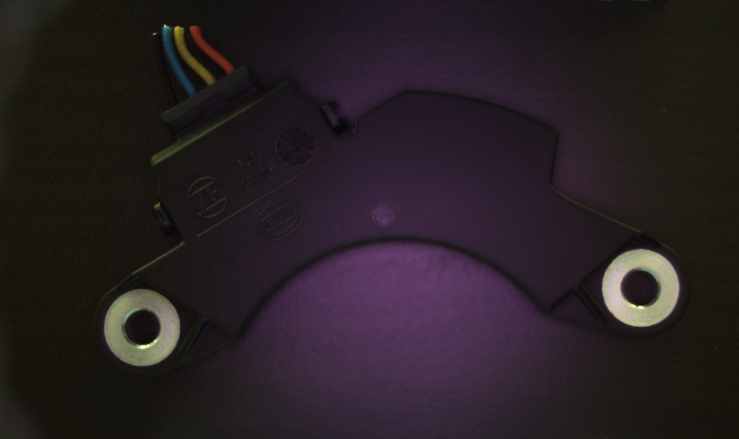
#> input picture back/product only/B0a.bmp, 1477 x 878 px, given in place of M0_L0.bmp, which was not available (shown at 1/2 size)
$ python main.py
#> lines starting #> are read from the running program, lines starting #| are printed output that depends on the picture; after the words box and inside, x2 and y2 are one past the last pixel; in counts of white or black regions, pixels touching at a corner belong together; pictures that were not available may be replaced by others from this repository, and a replacement may not be noted
### scripts/transformation.py
"""
Image Transformation for Defect Detection

This module provides functionality to transform a model image to have the same orientation and scale as an instance image
based on two distinct circles present in each image. The alignment is achieved by comparing the line formed by the centers
of the two circles. Once aligned, the difference between the two images can be used to detect defects.

Functions:
- detect_circles(img): Detects two dominant circles in the input image using Hough transform and returns their centers.
- compute_transformation(circles_A, circles_B): Computes the scale, rotation, and translation needed to align two sets
  of circle centers.
- apply_transformation(image, scale, rotation, translation, rotation_center): Applies the computed transformation to the
  input image.
- get_transformed_img1(img1, img2): Transforms the first image based on the orientation and scale of the second image using
  the detected circles.
- get_transformed_bw_img(bw_image, scale, rotation, translation, rotation_center): Applies a computed transformation to a
  black and white image.

Usage:
Run the module to transform and display the images using the main function. Paths to the images are hardcoded in the main
function and need to be changed as per the dataset location.

Note:
Ensure OpenCV and NumPy libraries are installed for this module to function correctly.
"""


import cv2
import matplotlib.pyplot as plt
import numpy as np

def detect_circles(img):
    """
    Detect the centers of two dominant circles in the given image.

    Parameters:
        img (ndarray): Input image (3-channel).

    Returns:
        ndarray: 2x2 array containing the x, y coordinates of the two circle centers.
    """

    gray = cv2.cvtColor(img, cv2.COLOR_BGR2GRAY) #canny edge is easier with grayscale image

    img_color = img.copy() #For anotation purpose


    # Edge detection
    edges = cv2.Canny(gray, 100, 200) #Parameters are Thresholds for hysteris

    # Detect circles using Hough transform
    circles = cv2.HoughCircles(
        edges, cv2.HOUGH_GRADIENT, 1,
        minDist = 900, param1=50, param2=20,
        minRadius= 35, maxRadius=90
        )

    if circles is None:
        return None

    else:
        circles = np.uint16(np.around(circles))[0]
        i = 1
        for circle in circles:
            x,y,r = circle
            cv2.circle(img_color, center=(x,y), radius= r, color = (0,255,0),thickness = 5)
            print("Circle No.", i,"Coordinate : ", (x,y), "Radius: ", r)
            i+=1

        # [4 lines of commented-out code are left out]


    return circles[:,:2]

def compute_transformation(circles_A, circles_B):
    """
    Compute the transformation (scale, rotation, translation) needed to align the centers of two sets of circles.

    Parameters:
        circles_A (ndarray): 2x2 array of circle centers from the first image.
        circles_B (ndarray): 2x2 array of circle centers from the second image.

    Returns:
        tuple: Scale factor, rotation angle (in radians), and translation vector (dx, dy).
    """

    # Extracting circle centers
    c1_A, c2_A = circles_A
    c1_B, c2_B = circles_B

    # Sorting circles to make sure we are comparing the correct circles
    c1_A, c2_A = sorted(circles_A, key=lambda x: x[0])
    c1_B, c2_B = sorted(circles_B, key=lambda x: x[0])

    # Computing the distance between circles
    dist_A = np.linalg.norm(np.array(c1_A, dtype=np.float64) - np.array(c2_A, dtype=np.float64))
    dist_B = np.linalg.norm(np.array(c1_B, dtype=np.float64) - np.array(c2_B, dtype=np.float64))

    # Scale
    scale = dist_B / dist_A

    # Compute rotation angle
    dA = np.array(c2_A, dtype=np.float64) - np.array(c1_A, dtype=np.float64)
    dB = np.array(c2_B, dtype=np.float64) - np.array(c1_B, dtype=np.float64)
    angle_A = np.arctan2(dA[1], dA[0])
    angle_B = np.arctan2(dB[1], dB[0])
    rotation =  angle_A - angle_B


    # Compute translation
    translation = (c1_B[0] - c1_A[0] * scale, c1_B[1] - c1_A[1] * scale)

    return scale, rotation, translation


def apply_transformation(image, scale, rotation, translation, rotation_center):
    """
    Apply the given transformation to the input image.

    Parameters:
        image (ndarray): The image to be transformed.
        scale (float): Scaling factor.
        rotation (float): Rotation angle in radians.
        translation (tuple): Translation vector (dx, dy).
        rotation_center (tuple): Center point for rotation (x, y).

    Returns:
        ndarray: Transformed image.
    """
    # Get image shape
    rows, cols = image.shape[:2]

    # Create the scaling and rotation matrix
    M = cv2.getRotationMatrix2D(rotation_center, np.degrees(rotation), scale)

    # Add translation to the transformation matrix
    M[:, 2] += translation

    # Apply transformation
    transformed_image = cv2.warpAffine(image, M, (cols, rows))

    return transformed_image

def get_transformed_img1(img1, img2):
    """
    Transform the first image to have the same orientation and scale as the second image.

    The transformation is computed based on two circles detected in each image.

    Parameters:
        img1 (ndarray): The reference image to be transformed.
        img2 (ndarray): The target image that provides the desired orientation and scale.

    Returns:
        ndarray: Transformed version of img1.
    """
    circles_1 = detect_circles(img1) #(x,y) of two circles in the image
    circles_2 = detect_circles(img2)
    scale, rotation, translation = compute_transformation(circles_1, circles_2)
    transformed_image = apply_transformation(img1, scale, rotation, translation, circles_1[0])  # using the first circle as the rotation center
    return transformed_image

# [29 lines left out: functions get_transformed_bw_img, main, not called in this run]


# [2 lines that do not run on import are left out]

### scripts/pre_process.py
import cv2
import numpy as np
import matplotlib.pyplot as plt

def pre_process(img, side = 0):
    """
    Process an input image and filter specific HSV values to create a binary mask.

    The function converts the input image to the HSV color space and then applies
    a binary mask based on specified HSV values. Morphological opening is then
    applied to the mask to remove small noise.

    Parameters:
    - img (numpy.ndarray): The input image in BGR format.
    - side (int, optional): Determines the range of HSV values to filter.
        0: front side
        1: back side


    Returns:
    - mask (numpy.ndarray): A binary mask highlighting regions in the input image
        that fall within the specified HSV range after morphological opening.
    """

    hsv_img = cv2.cvtColor(img, cv2.COLOR_BGR2HSV)
    if side == 0:
        #Lower and upper range of HSV values to filter
        lower_blue = np.array([67, 0, 90])
        upper_blue = np.array([119, 255, 255])
    else:
        #Lower and upper range of HSV values to filter
        lower_blue = np.array([ 89,   0, 113])
        upper_blue = np.array([123, 255, 255])

    kernel = np.ones((2,2),np.uint8)  # 2x2 kernel for opening, you can adjust this size if needed

    mask = cv2.inRange(hsv_img, lower_blue, upper_blue)
    mask = cv2.morphologyEx(mask, cv2.MORPH_OPEN, kernel)

    return mask


# [6 lines left out: function main, not called in this run]

# [2 lines that do not run on import are left out]

### scripts/main.py
import cv2
import numpy as np
from transformation import get_transformed_img1, compute_transformation, detect_circles, get_transformed_bw_img
from pre_process import pre_process


def display_defects(img_test, img_model, img_test_original, overfill_threshold=100, underfill_threshold=1000):
    """
    Detect and display defects in the test image compared to the model image.

    Parameters:
    - img_test: Binary test image.
    - img_model: Binary model image.
    - img_test_original: Original RGB image for overlay.
    - overfill_threshold: Threshold for overfill defect classification.
    - underfill_threshold: Threshold for underfill defect classification.

    Returns:
    - overlay_image: Image with defects highlighted.
    - defect: String describing detected defect type.
    """
    # Ensure images are the same size
    if img_test.shape != img_model.shape:
        raise ValueError("Both images must have the same shape.")

    # Handle case where values are 0 and 255
    if img_test.max() > 1 or img_model.max() > 1:
        img_test = img_test / 255
        img_model = img_model / 255

    # Detect underfill and overfill
    underfill_mask = (img_model == 1) & (img_test == 0)
    overfill_mask = (img_model == 0) & (img_test == 1)

    # Create an output image
    output_image = np.zeros((img_test.shape[0], img_test.shape[1], 3), dtype=np.uint8)
    # Mark underfill defects with red color
    output_image[underfill_mask] = [0, 0, 255]
    # Mark overfill defects with green color
    output_image[overfill_mask] = [0, 255, 0]

    # Apply morphological opening operation
    output_image = cv2.morphologyEx(output_image, cv2.MORPH_OPEN, np.ones((7,7),np.uint8))

    # Recalculate after morphological operation
    underfilled = (np.sum(output_image[:,:,2] == 255) > underfill_threshold)  # Red channel
    overfilled = (np.sum(output_image[:,:,1] == 255) > overfill_threshold)   # Green channel

    if overfilled and underfilled:
        defect = "Defect type: Overfilled + Underfilled"
    elif overfilled and not underfilled:
        defect = "Defect type: Overfilled"
    elif not overfilled and underfilled:
        defect = "Defect type: Underfilled"
    else:
        defect = "No Defect!"

    # Overlay the defect display on the RGB test image
    overlay_image = cv2.addWeighted(img_test_original, 0.4, output_image, 0.7, 0)
    M = np.ones(overlay_image.shape, dtype="uint8") * 200  # 200 is the value to add; adjust as needed
    brightened_img = cv2.add(overlay_image, M)

    return overlay_image, defect


def main():
    e1 = cv2.getTickCount()

    img_model = cv2.imread('front/product_only/M0_L0.bmp')
#> img_model is the input picture: shape (878, 1477, 3); mean B, G, R 35.5, 31.3, 39.5

    ###
    cv2.imshow("Raw Model", img_model)
    cv2.waitKey(0)
    cv2.destroyAllWindows()
    ###
    img_test_folders = [
        'front/product_only/M-1_L-1.bmp','front/product_only/M-1_L0.bmp',
        'front/product_only/M0_L1.bmp','front/product_only/M1_L0.bmp'
    ]

    for i in range(len(img_test_folders)):
        img_test = cv2.imread(img_test_folders[i])
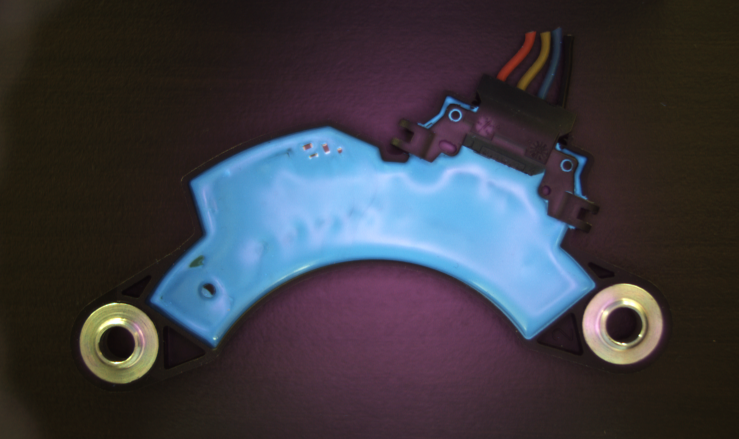
#> input picture front/product_only/M-1_L-1.bmp, 1477 x 878 px, found by its file name (shown at 1/2 size)
#> img_test is the input picture: shape (878, 1477, 3); mean B, G, R 66.2, 58.7, 59.4

        img_model_transformed = get_transformed_img1(img_model, img_test)
#> in detect_circles, `edges = cv2.Canny(gray, 100, 200)`:
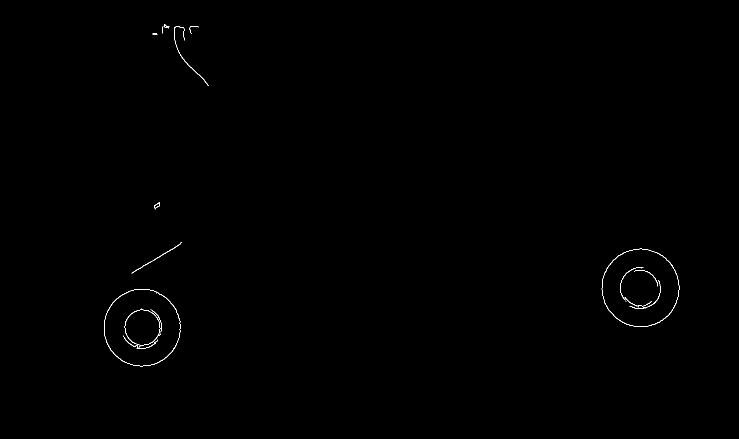
#> edges: shape (878, 1477) (shown at 1/2 size); 0.19% white in thin lines or dots, all inside (x1, y1, x2, y2) = (208, 49, 1359, 733)
#> in detect_circles, `circles = cv2.HoughCircles( edges, cv2.HOUGH_GRADIENT, 1, minDist = 90..`: circles = [[1280.5, 574.5, 77.3], [283.5, 654.5, 77.1]]
#> in detect_circles, `circles = np.uint16(np.around(circles))[0]`: circles = [[1280, 574, 77], [284, 654, 77]]
#> the loop in detect_circles, `for circle in circles:` made 2 passes
#> (x, y, r, i) on passes 1 to 2: (1280, 574, 77, 2), (284, 654, 77, 3)
#> (printed output is left out)
#> after the loop in detect_circles, `for circle in circles:`:
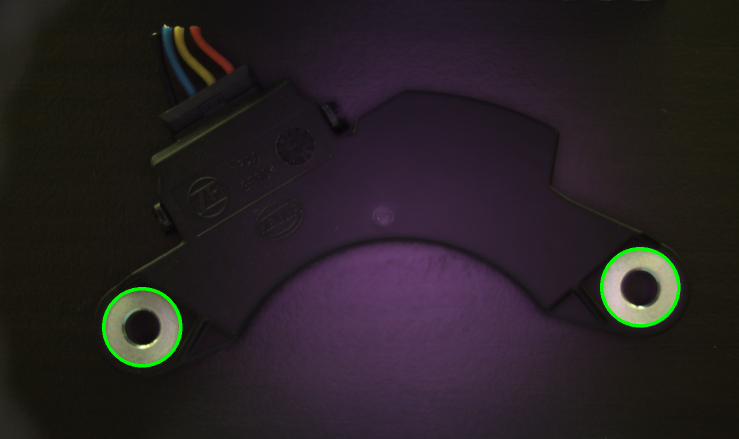
#> img_color: shape (878, 1477, 3) (shown at 1/2 size); 0.52% of pixels changed, all inside (x1, y1, x2, y2) = (204, 494, 1361, 735)
#> after the loop in detect_circles, `for circle in circles:`: i = 3
#> in get_transformed_img1, `circles_1 = detect_circles(img1)`: circles_1 = [[1280, 574], [284, 654]]
#> in detect_circles (call 2), `edges = cv2.Canny(gray, 100, 200)`:
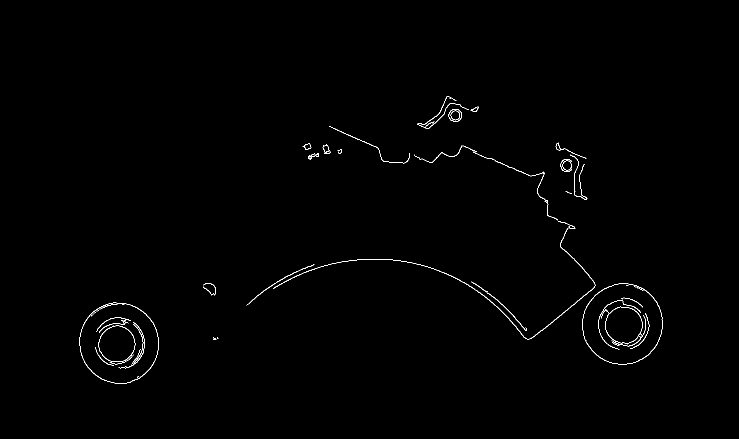
#> edges: shape (878, 1477) (shown at 1/2 size); 0.51% white in thin lines or dots, all inside (x1, y1, x2, y2) = (159, 193, 1326, 767)
#> in detect_circles (call 2), `circles = cv2.HoughCircles( edges, cv2.HOUGH_GRADIENT, 1, minDist = 90..`: circles = [[1245.5, 647.5, 79.6], [238.5, 684.5, 78.9]]
#> in detect_circles (call 2), `circles = np.uint16(np.around(circles))[0]`: circles = [[1246, 648, 80], [238, 684, 79]]
#> the loop in detect_circles (call 2), `for circle in circles:` made 2 passes
#> (x, y, r, i) on passes 1 to 2: (1246, 648, 80, 2), (238, 684, 79, 3)
#> (printed output is left out)
#> after the loop in detect_circles (call 2), `for circle in circles:`:
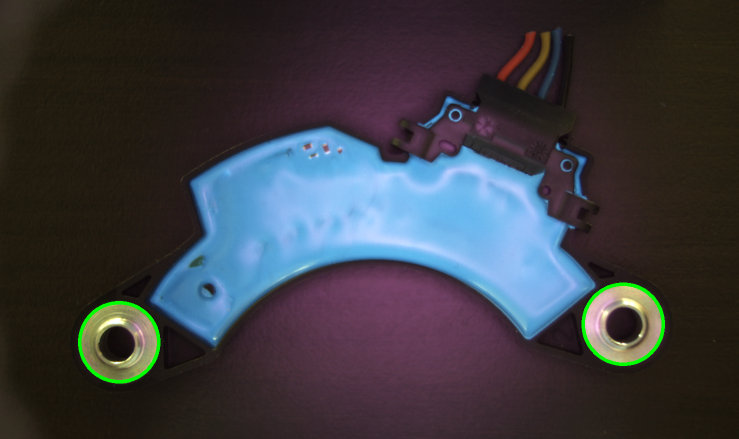
#> img_color: shape (878, 1477, 3) (shown at 1/2 size); 0.54% of pixels changed, all inside (x1, y1, x2, y2) = (156, 565, 1330, 767)
#> after the loop in detect_circles (call 2), `for circle in circles:`: i = 3
#> in get_transformed_img1, `circles_2 = detect_circles(img2)`: circles_2 = [[1246, 648], [238, 684]]
#> in compute_transformation, `c1_A, c2_A = circles_A`: c1_A = [1280, 574]; c2_A = [284, 654]
#> in compute_transformation, `c1_B, c2_B = circles_B`: c1_B = [1246, 648]; c2_B = [238, 684]
#> in compute_transformation, `c1_A, c2_A = sorted(circles_A, key=lambda x: x[0])`: c1_A = [284, 654]; c2_A = [1280, 574]
#> in compute_transformation, `c1_B, c2_B = sorted(circles_B, key=lambda x: x[0])`: c1_B = [238, 684]; c2_B = [1246, 648]
#> in compute_transformation, `dist_A = np.linalg.norm(np.array(c1_A, dtype=np.float64) - np.array(c2..`: dist_A = 999.2
#> in compute_transformation, `dist_B = np.linalg.norm(np.array(c1_B, dtype=np.float64) - np.array(c2..`: dist_B = 1008.6
#> in compute_transformation, `scale = dist_B / dist_A`: scale = 1.01
#> in compute_transformation, `dA = np.array(c2_A, dtype=np.float64) - np.array(c1_A, dtype=np.float64)`: dA = [996, -80]
#> in compute_transformation, `dB = np.array(c2_B, dtype=np.float64) - np.array(c1_B, dtype=np.float64)`: dB = [1008, -36]
#> in compute_transformation, `angle_A = np.arctan2(dA[1], dA[0])`: angle_A = -0.0801
#> in compute_transformation, `angle_B = np.arctan2(dB[1], dB[0])`: angle_B = -0.0357
#> in compute_transformation, `rotation =  angle_A - angle_B`: rotation = -0.0445
#> in compute_transformation, `translation = (c1_B[0] - c1_A[0] * scale, c1_B[1] - c1_A[1] * scale)`: translation = (-48.68, 23.82)
#> in get_transformed_img1, `scale, rotation, translation = compute_transformation(circles_1, circl..`: scale = 1.01; rotation = -0.0445; translation = (-48.68, 23.82)
#> in apply_transformation, `M = cv2.getRotationMatrix2D(rotation_center, np.degrees(rotation), sca..`: M = [[1.01, -0.0449, 14.94], [0.0449, 1.01, -62.26]]

        img_model_final = pre_process(img_model_transformed)
        img_test_final = pre_process(img_test)


        img_result, defect = display_defects(img_test_final, img_model_final,img_test)
#> in display_defects, `output_image = cv2.morphologyEx(output_image, cv2.MORPH_OPEN, np.ones(..`:
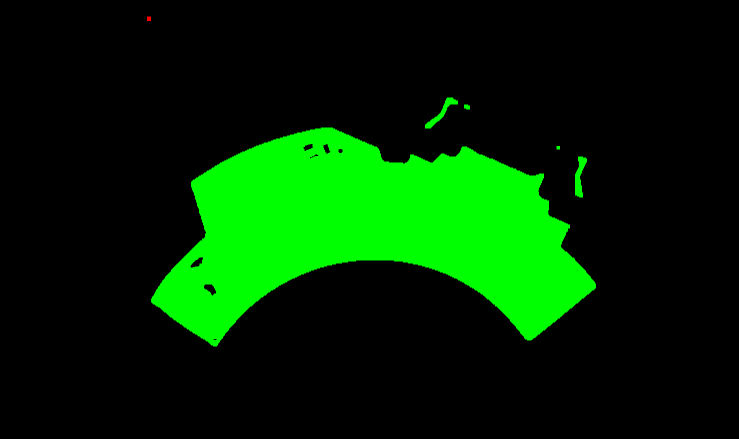
#> output_image: shape (878, 1477, 3) (shown at 1/2 size); mean of channels 0, 1, 2 0, 42.4, 0; drawn as B, G, R
#> in display_defects, `underfilled = (np.sum(output_image[:,:,2] == 255) > underfill_threshold)`: underfilled = False
#> in display_defects, `overfilled = (np.sum(output_image[:,:,1] == 255) > overfill_threshold)`: overfilled = True
#> in display_defects, `brightened_img = cv2.add(overlay_image, M)`:
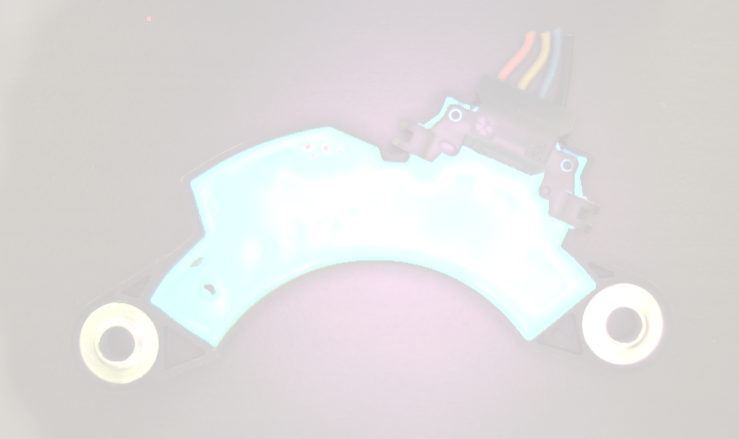
#> brightened_img: shape (878, 1477, 3) (shown at 1/2 size); mean B, G, R 220.9, 221.2, 223.2
#> defect = 'Defect type: Overfilled'


        title = "Image " + str(i+1)+ " "+ defect
#> title = 'Image 1 Defect type: Overfilled'
        dir = "results/" + title + ".jpg"
        cv2.imshow(title, img_result)
        cv2.imwrite(dir, img_result)
#> pass 2 of the loop in main, `for i in range(len(img_test_folders)):`:
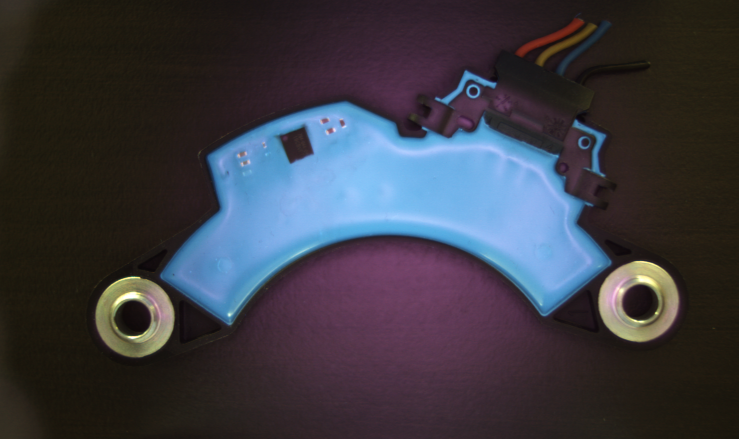
#> input picture front/product_only/M-1_L0.bmp, 1477 x 878 px, found by its file name (shown at 1/2 size)
#> in main, img_test is the input picture: shape (878, 1477, 3); mean B, G, R 66.2, 57.9, 58.1
#> in detect_circles (call 4), `edges = cv2.Canny(gray, 100, 200)`:
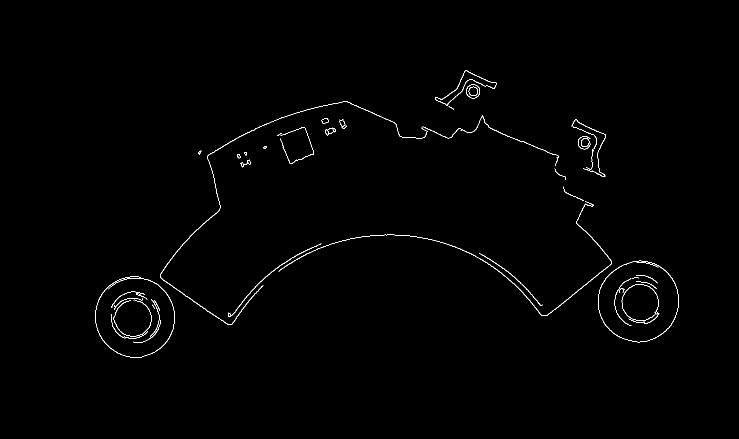
#> edges: shape (878, 1477) (shown at 1/2 size); 0.62% white in thin lines or dots, all inside (x1, y1, x2, y2) = (191, 141, 1358, 715)
#> in detect_circles (call 4), `circles = cv2.HoughCircles( edges, cv2.HOUGH_GRADIENT, 1, minDist = 90..`: circles = [[1274.5, 601.5, 81.2], [270.5, 635.5, 79.4]]
#> in detect_circles (call 4), `circles = np.uint16(np.around(circles))[0]`: circles = [[1274, 602, 81], [270, 636, 79]]
#> the loop in detect_circles (call 4), `for circle in circles:` made 2 passes
#> (x, y, r, i) on passes 1 to 2: (1274, 602, 81, 2), (270, 636, 79, 3)
#> (printed output is left out)
#> after the loop in detect_circles (call 4), `for circle in circles:`: i = 3
#> in display_defects (call 2), `brightened_img = cv2.add(overlay_image, M)`:
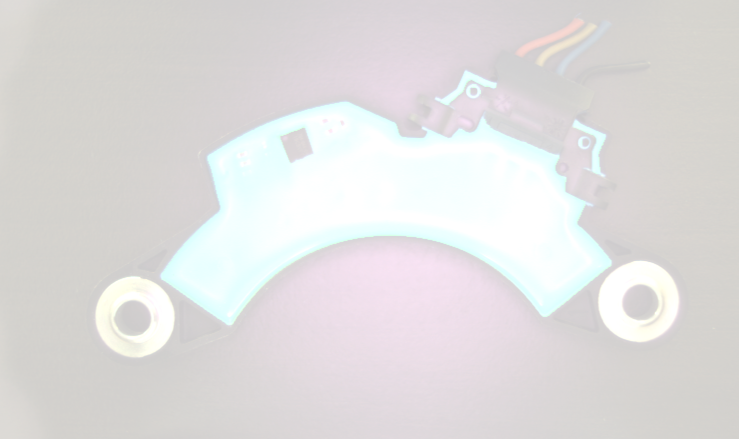
#> brightened_img: shape (878, 1477, 3) (shown at 1/2 size); mean B, G, R 221.1, 221.2, 222.8
#> title = 'Image 2 Defect type: Overfilled'


    e2 = cv2.getTickCount()
    time = (e2 - e1) / cv2.getTickFrequency()
    print(f"Execution time: {time} seconds")
    cv2.waitKey(0)
    cv2.destroyAllWindows()


if __name__ == '__main__':
    main()
